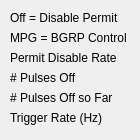
  <widget class="PyDMFrame" name="PyDMFrame_12">
   <property name="geometry">
    <rect>
     <x>210</x>
     <y>20</y>
     <width>140</width>
     <height>140</height>
    </rect>
   </property>
   <property name="toolTip">
    <string/>
   </property>
   <widget class="QLabel" name="label_17">
    <property name="geometry">
     <rect>
      <x>10</x>
      <y>10</y>
      <width>130</width>
      <height>15</height>
     </rect>
    </property>
    <property name="text">
     <string>Off = Disable Permit</string>
    </property>
   </widget>
   <widget class="QLabel" name="label_18">
    <property name="geometry">
     <rect>
      <x>10</x>
      <y>30</y>
      <width>130</width>
      <height>15</height>
     </rect>
    </property>
    <property name="text">
     <string>MPG = BGRP Control</string>
    </property>
   </widget>
   <widget class="QLabel" name="label_19">
    <property name="geometry">
     <rect>
      <x>10</x>
      <y>50</y>
      <width>140</width>
      <height>15</height>
     </rect>
    </property>
    <property name="text">
     <string>Permit Disable Rate</string>
    </property>
   </widget>
   <widget class="QLabel" name="label_20">
    <property name="geometry">
     <rect>
      <x>10</x>
      <y>70</y>
      <width>140</width>
      <height>15</height>
     </rect>
    </property>
    <property name="text">
     <string># Pulses Off</string>
    </property>
   </widget>
   <widget class="QLabel" name="label_21">
    <property name="geometry">
     <rect>
      <x>10</x>
      <y>90</y>
      <width>140</width>
      <height>15</height>
     </rect>
    </property>
    <property name="text">
     <string># Pulses Off so Far</string>
    </property>
   </widget>
   <widget class="QLabel" name="label_22">
    <property name="geometry">
     <rect>
      <x>10</x>
      <y>110</y>
      <width>140</width>
      <height>15</height>
     </rect>
    </property>
    <property name="text">
     <string>Trigger Rate (Hz)</string>
    </property>
   </widget>
  </widget>
